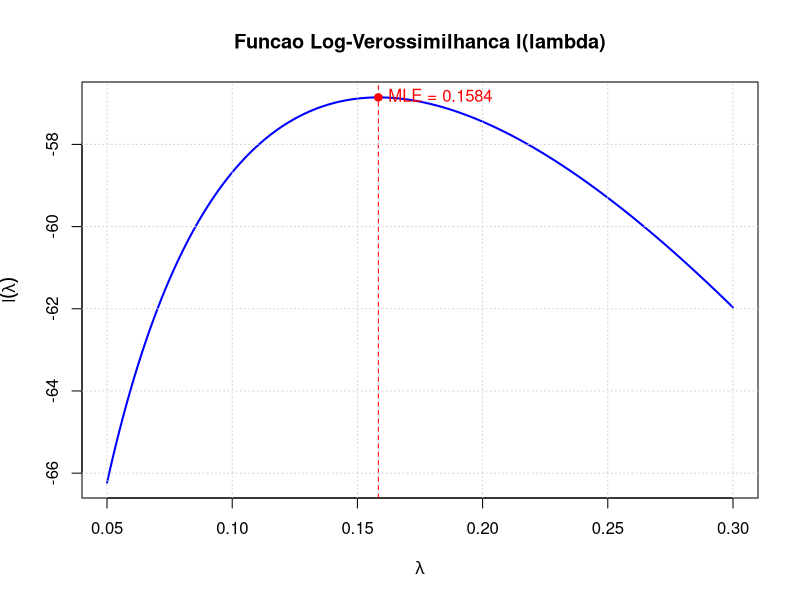

Recreate this plot in R.
# Dados da tabela 1
dados <- c(0.99, 2.31, 10.85, 6.15, 10.81, 3.72, 5.75, 4.15, 9.27, 7.84,
           2.31, 10.85, 6.15, 1.81, 3.72, 5.75, 10.40, 10.04, 4.15, 9.27)

# Dados amostrais
n <- length(dados)       # n = 20
soma_x <- sum(dados)     # soma = 126.29

# Definição da Função de Log-Verossimilhança 
log_verossimilhanca <- function(lambda) {
  return(n * log(lambda) - lambda * soma_x)
}

# MLE
lambda_mle <- n / soma_x  

#valores de lambda
lambdas_seq <- seq(0.05, 0.30, length.out = 200)
l_values <- log_verossimilhanca(lambdas_seq)

plot(lambdas_seq, l_values, type = "l", col = "blue", lwd = 2,
     main = "Funcao Log-Verossimilhanca l(lambda)",
     xlab = expression(lambda),
     ylab = expression(l(lambda)))
abline(v = lambda_mle, col = "red", lty = 2)
points(lambda_mle, log_verossimilhanca(lambda_mle), col = "red", pch = 19)
text(lambda_mle, log_verossimilhanca(lambda_mle), 
     labels = paste("MLE =", round(lambda_mle, 4)), 
     pos = 4, col = "red")

grid()